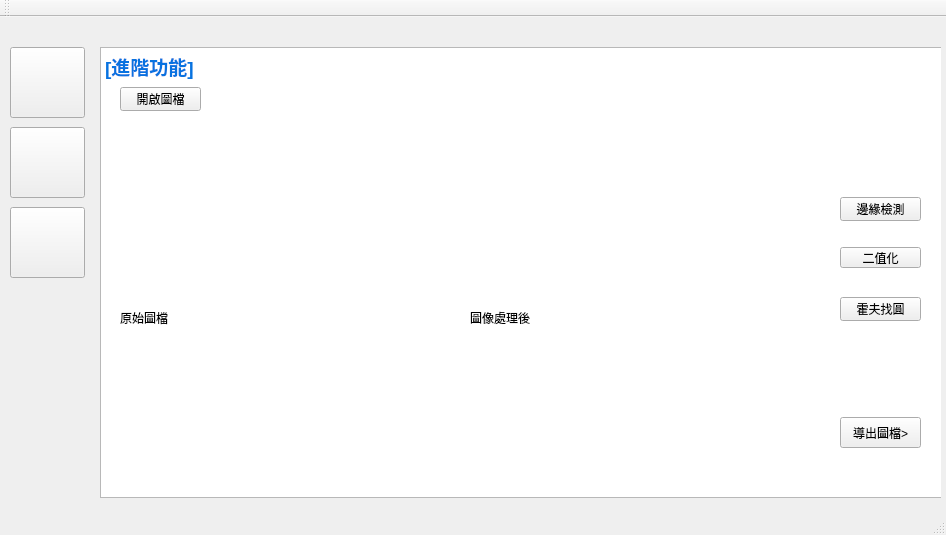
<?xml version="1.0" encoding="UTF-8"?>
<ui version="4.0">
 <class>mainwindow1Class</class>
 <widget class="QMainWindow" name="mainwindow1Class">
  <property name="geometry">
   <rect>
    <x>0</x>
    <y>0</y>
    <width>946</width>
    <height>535</height>
   </rect>
  </property>
  <property name="windowTitle">
   <string>mainwindow1</string>
  </property>
  <property name="iconSize">
   <size>
    <width>1000</width>
    <height>1000</height>
   </size>
  </property>
  <widget class="QWidget" name="centralWidget">
   <widget class="QStackedWidget" name="stackedWidget">
    <property name="geometry">
     <rect>
      <x>100</x>
      <y>30</y>
      <width>841</width>
      <height>451</height>
     </rect>
    </property>
    <property name="font">
     <font>
      <kerning>false</kerning>
     </font>
    </property>
    <property name="frameShape">
     <enum>QFrame::NoFrame</enum>
    </property>
    <property name="currentIndex">
     <number>2</number>
    </property>
    <widget class="QWidget" name="win1">
     <widget class="QTextBrowser" name="textBrowser">
      <property name="geometry">
       <rect>
        <x>0</x>
        <y>0</y>
        <width>841</width>
        <height>461</height>
       </rect>
      </property>
      <property name="autoFillBackground">
       <bool>true</bool>
      </property>
      <property name="inputMethodHints">
       <set>Qt::ImhNone</set>
      </property>
      <property name="html">
       <string>&lt;!DOCTYPE HTML PUBLIC &quot;-//W3C//DTD HTML 4.0//EN&quot; &quot;http://www.w3.org/TR/REC-html40/strict.dtd&quot;&gt;
&lt;html&gt;&lt;head&gt;&lt;meta name=&quot;qrichtext&quot; content=&quot;1&quot; /&gt;&lt;meta charset=&quot;utf-8&quot; /&gt;&lt;style type=&quot;text/css&quot;&gt;
p, li { white-space: pre-wrap; }
hr { height: 1px; border-width: 0; }
li.unchecked::marker { content: &quot;\2610&quot;; }
li.checked::marker { content: &quot;\2612&quot;; }
&lt;/style&gt;&lt;/head&gt;&lt;body style=&quot; font-family:'Microsoft JhengHei UI'; font-size:9pt; font-weight:400; font-style:normal;&quot;&gt;
&lt;p style=&quot; margin-top:0px; margin-bottom:0px; margin-left:0px; margin-right:0px; -qt-block-indent:0; text-indent:0px;&quot;&gt;&lt;span style=&quot; font-size:16pt; font-weight:700; color:#0872e0;&quot;&gt;[Home]&lt;/span&gt;&lt;span style=&quot; font-size:16pt; font-weight:700; color:#555555;&quot;&gt; 簡易圖像處理器&lt;/span&gt;&lt;/p&gt;
&lt;p style=&quot;-qt-paragraph-type:empty; margin-top:0px; margin-bottom:0px; margin-left:0px; margin-right:0px; -qt-block-indent:0; text-indent:0px; font-size:10pt; color:#555555;&quot;&gt;&lt;br /&gt;&lt;/p&gt;
&lt;p style=&quot;-qt-paragraph-type:empty; margin-top:0px; margin-bottom:0px; margin-left:0px; margin-right:0px; -qt-block-indent:0; text-indent:0px; color:#555555;&quot;&gt;&lt;br /&gt;&lt;/p&gt;
&lt;p style=&quot; margin-top:0px; margin-bottom:0px; margin-left:0px; margin-right:0px; -qt-block-indent:0; text-indent:0px;&quot;&gt;&lt;span style=&quot; font-size:10pt; color:#555555;&quot;&gt;操作說明:&lt;/span&gt;&lt;/p&gt;
&lt;p style=&quot;-qt-paragraph-type:empty; margin-top:0px; margin-bottom:0px; margin-left:0px; margin-right:0px; -qt-block-indent:0; text-indent:0px; font-size:10pt; color:#555555;&quot;&gt;&lt;br /&gt;&lt;/p&gt;
&lt;p style=&quot; margin-top:0px; margin-bottom:0px; margin-left:0px; margin-right:0px; -qt-block-indent:0; text-indent:0px;&quot;&gt;&lt;span style=&quot; font-size:10pt; color:#555555;&quot;&gt;1.開啟資料夾中圖檔&lt;/span&gt;&lt;/p&gt;
&lt;p style=&quot;-qt-paragraph-type:empty; margin-top:0px; margin-bottom:0px; margin-left:0px; margin-right:0px; -qt-block-indent:0; text-indent:0px; font-size:10pt; color:#555555;&quot;&gt;&lt;br /&gt;&lt;/p&gt;
&lt;p style=&quot; margin-top:0px; margin-bottom:0px; margin-left:0px; margin-right:0px; -qt-block-indent:0; text-indent:0px;&quot;&gt;&lt;span style=&quot; font-size:10pt; color:#555555;&quot;&gt;2.點擊功能按鈕,進行圖像處理 (灰化度、邊緣檢測、...)&lt;/span&gt;&lt;/p&gt;
&lt;p style=&quot;-qt-paragraph-type:empty; margin-top:0px; margin-bottom:0px; margin-left:0px; margin-right:0px; -qt-block-indent:0; text-indent:0px; font-size:10pt; color:#555555;&quot;&gt;&lt;br /&gt;&lt;/p&gt;
&lt;p style=&quot; margin-top:0px; margin-bottom:0px; margin-left:0px; margin-right:0px; -qt-block-indent:0; text-indent:0px;&quot;&gt;&lt;span style=&quot; font-size:10pt; color:#555555;&quot;&gt;3.可儲存編輯後的圖檔&lt;/span&gt;&lt;/p&gt;&lt;/body&gt;&lt;/html&gt;</string>
      </property>
      <property name="openLinks">
       <bool>true</bool>
      </property>
     </widget>
    </widget>
    <widget class="QWidget" name="win2">
     <widget class="QTextBrowser" name="textBrowser_2">
      <property name="geometry">
       <rect>
        <x>0</x>
        <y>0</y>
        <width>871</width>
        <height>451</height>
       </rect>
      </property>
      <property name="autoFillBackground">
       <bool>true</bool>
      </property>
      <property name="inputMethodHints">
       <set>Qt::ImhNone</set>
      </property>
      <property name="html">
       <string>&lt;!DOCTYPE HTML PUBLIC &quot;-//W3C//DTD HTML 4.0//EN&quot; &quot;http://www.w3.org/TR/REC-html40/strict.dtd&quot;&gt;
&lt;html&gt;&lt;head&gt;&lt;meta name=&quot;qrichtext&quot; content=&quot;1&quot; /&gt;&lt;meta charset=&quot;utf-8&quot; /&gt;&lt;style type=&quot;text/css&quot;&gt;
p, li { white-space: pre-wrap; }
hr { height: 1px; border-width: 0; }
li.unchecked::marker { content: &quot;\2610&quot;; }
li.checked::marker { content: &quot;\2612&quot;; }
&lt;/style&gt;&lt;/head&gt;&lt;body style=&quot; font-family:'Microsoft JhengHei UI'; font-size:9pt; font-weight:400; font-style:normal;&quot;&gt;
&lt;p style=&quot; margin-top:0px; margin-bottom:0px; margin-left:0px; margin-right:0px; -qt-block-indent:0; text-indent:0px;&quot;&gt;&lt;span style=&quot; font-size:14pt; font-weight:700; color:#0872e0;&quot;&gt;[初級功能]&lt;/span&gt;&lt;/p&gt;&lt;/body&gt;&lt;/html&gt;</string>
      </property>
      <property name="openLinks">
       <bool>true</bool>
      </property>
     </widget>
     <widget class="QPushButton" name="pushButton">
      <property name="geometry">
       <rect>
        <x>20</x>
        <y>40</y>
        <width>81</width>
        <height>24</height>
       </rect>
      </property>
      <property name="text">
       <string>開啟圖檔</string>
      </property>
     </widget>
     <widget class="QPushButton" name="pushButton_2">
      <property name="geometry">
       <rect>
        <x>750</x>
        <y>130</y>
        <width>81</width>
        <height>24</height>
       </rect>
      </property>
      <property name="text">
       <string>高斯模糊</string>
      </property>
     </widget>
     <widget class="QPushButton" name="pushButton_3">
      <property name="geometry">
       <rect>
        <x>750</x>
        <y>80</y>
        <width>81</width>
        <height>24</height>
       </rect>
      </property>
      <property name="text">
       <string>灰階</string>
      </property>
     </widget>
     <widget class="QPushButton" name="save_image">
      <property name="geometry">
       <rect>
        <x>750</x>
        <y>410</y>
        <width>81</width>
        <height>31</height>
       </rect>
      </property>
      <property name="text">
       <string>導出圖檔&gt;</string>
      </property>
     </widget>
     <widget class="QFrame" name="frame_2">
      <property name="geometry">
       <rect>
        <x>20</x>
        <y>80</y>
        <width>701</width>
        <height>351</height>
       </rect>
      </property>
      <property name="frameShape">
       <enum>QFrame::NoFrame</enum>
      </property>
      <property name="frameShadow">
       <enum>QFrame::Plain</enum>
      </property>
      <property name="lineWidth">
       <number>10</number>
      </property>
      <property name="midLineWidth">
       <number>10</number>
      </property>
      <widget class="QLabel" name="label">
       <property name="geometry">
        <rect>
         <x>0</x>
         <y>20</y>
         <width>321</width>
         <height>321</height>
        </rect>
       </property>
       <property name="text">
        <string>原始圖檔</string>
       </property>
      </widget>
      <widget class="QLabel" name="label_1">
       <property name="geometry">
        <rect>
         <x>350</x>
         <y>20</y>
         <width>321</width>
         <height>321</height>
        </rect>
       </property>
       <property name="text">
        <string>圖像處理後</string>
       </property>
      </widget>
     </widget>
    </widget>
    <widget class="QWidget" name="win3">
     <widget class="QTextBrowser" name="textBrowser_3">
      <property name="geometry">
       <rect>
        <x>0</x>
        <y>0</y>
        <width>871</width>
        <height>451</height>
       </rect>
      </property>
      <property name="autoFillBackground">
       <bool>true</bool>
      </property>
      <property name="inputMethodHints">
       <set>Qt::ImhNone</set>
      </property>
      <property name="html">
       <string>&lt;!DOCTYPE HTML PUBLIC &quot;-//W3C//DTD HTML 4.0//EN&quot; &quot;http://www.w3.org/TR/REC-html40/strict.dtd&quot;&gt;
&lt;html&gt;&lt;head&gt;&lt;meta name=&quot;qrichtext&quot; content=&quot;1&quot; /&gt;&lt;meta charset=&quot;utf-8&quot; /&gt;&lt;style type=&quot;text/css&quot;&gt;
p, li { white-space: pre-wrap; }
hr { height: 1px; border-width: 0; }
li.unchecked::marker { content: &quot;\2610&quot;; }
li.checked::marker { content: &quot;\2612&quot;; }
&lt;/style&gt;&lt;/head&gt;&lt;body style=&quot; font-family:'Microsoft JhengHei UI'; font-size:9pt; font-weight:400; font-style:normal;&quot;&gt;
&lt;p style=&quot; margin-top:0px; margin-bottom:0px; margin-left:0px; margin-right:0px; -qt-block-indent:0; text-indent:0px;&quot;&gt;&lt;span style=&quot; font-size:14pt; font-weight:700; color:#0872e0;&quot;&gt;[進階功能]&lt;/span&gt;&lt;/p&gt;&lt;/body&gt;&lt;/html&gt;</string>
      </property>
      <property name="openLinks">
       <bool>true</bool>
      </property>
     </widget>
     <widget class="QPushButton" name="save_image_2">
      <property name="geometry">
       <rect>
        <x>740</x>
        <y>370</y>
        <width>81</width>
        <height>31</height>
       </rect>
      </property>
      <property name="text">
       <string>導出圖檔&gt;</string>
      </property>
     </widget>
     <widget class="QPushButton" name="pushButton_8">
      <property name="geometry">
       <rect>
        <x>740</x>
        <y>250</y>
        <width>81</width>
        <height>24</height>
       </rect>
      </property>
      <property name="text">
       <string>霍夫找圓</string>
      </property>
     </widget>
     <widget class="QPushButton" name="pushButton_7">
      <property name="geometry">
       <rect>
        <x>740</x>
        <y>200</y>
        <width>81</width>
        <height>21</height>
       </rect>
      </property>
      <property name="text">
       <string>二值化</string>
      </property>
     </widget>
     <widget class="QPushButton" name="pushButton_4">
      <property name="geometry">
       <rect>
        <x>740</x>
        <y>150</y>
        <width>81</width>
        <height>24</height>
       </rect>
      </property>
      <property name="text">
       <string>邊緣檢測</string>
      </property>
     </widget>
     <widget class="QFrame" name="frame_3">
      <property name="geometry">
       <rect>
        <x>20</x>
        <y>90</y>
        <width>701</width>
        <height>351</height>
       </rect>
      </property>
      <property name="frameShape">
       <enum>QFrame::NoFrame</enum>
      </property>
      <property name="frameShadow">
       <enum>QFrame::Plain</enum>
      </property>
      <property name="lineWidth">
       <number>10</number>
      </property>
      <property name="midLineWidth">
       <number>10</number>
      </property>
      <widget class="QLabel" name="label_2">
       <property name="geometry">
        <rect>
         <x>0</x>
         <y>20</y>
         <width>321</width>
         <height>321</height>
        </rect>
       </property>
       <property name="text">
        <string>原始圖檔</string>
       </property>
      </widget>
      <widget class="QLabel" name="label_3">
       <property name="geometry">
        <rect>
         <x>350</x>
         <y>20</y>
         <width>321</width>
         <height>321</height>
        </rect>
       </property>
       <property name="text">
        <string>圖像處理後</string>
       </property>
      </widget>
     </widget>
     <widget class="QPushButton" name="pushButton_5">
      <property name="geometry">
       <rect>
        <x>20</x>
        <y>40</y>
        <width>81</width>
        <height>24</height>
       </rect>
      </property>
      <property name="text">
       <string>開啟圖檔</string>
      </property>
     </widget>
    </widget>
   </widget>
   <widget class="QFrame" name="frame">
    <property name="geometry">
     <rect>
      <x>10</x>
      <y>20</y>
      <width>81</width>
      <height>461</height>
     </rect>
    </property>
    <property name="frameShape">
     <enum>QFrame::NoFrame</enum>
    </property>
    <property name="frameShadow">
     <enum>QFrame::Plain</enum>
    </property>
    <property name="lineWidth">
     <number>3</number>
    </property>
    <widget class="QPushButton" name="show_win1">
     <property name="geometry">
      <rect>
       <x>0</x>
       <y>10</y>
       <width>75</width>
       <height>71</height>
      </rect>
     </property>
     <property name="text">
      <string/>
     </property>
     <property name="icon">
      <iconset>
       <normaloff>C:/Users/a9001/Downloads/icon-g6be787465_1280.png</normaloff>C:/Users/a9001/Downloads/icon-g6be787465_1280.png</iconset>
     </property>
     <property name="iconSize">
      <size>
       <width>90</width>
       <height>90</height>
      </size>
     </property>
    </widget>
    <widget class="QPushButton" name="show_win2">
     <property name="geometry">
      <rect>
       <x>0</x>
       <y>90</y>
       <width>75</width>
       <height>71</height>
      </rect>
     </property>
     <property name="text">
      <string/>
     </property>
     <property name="icon">
      <iconset>
       <normaloff>C:/Users/a9001/Downloads/setting_icon.png</normaloff>C:/Users/a9001/Downloads/setting_icon.png</iconset>
     </property>
     <property name="iconSize">
      <size>
       <width>90</width>
       <height>90</height>
      </size>
     </property>
    </widget>
    <widget class="QPushButton" name="show_win3">
     <property name="geometry">
      <rect>
       <x>0</x>
       <y>170</y>
       <width>75</width>
       <height>71</height>
      </rect>
     </property>
     <property name="text">
      <string/>
     </property>
     <property name="icon">
      <iconset>
       <normaloff>C:/Users/a9001/Downloads/flat-g0cb2ae7f4_1280.png</normaloff>C:/Users/a9001/Downloads/flat-g0cb2ae7f4_1280.png</iconset>
     </property>
     <property name="iconSize">
      <size>
       <width>50</width>
       <height>50</height>
      </size>
     </property>
    </widget>
   </widget>
  </widget>
  <widget class="QMenuBar" name="menuBar">
   <property name="geometry">
    <rect>
     <x>0</x>
     <y>0</y>
     <width>946</width>
     <height>22</height>
    </rect>
   </property>
  </widget>
  <widget class="QToolBar" name="mainToolBar">
   <attribute name="toolBarArea">
    <enum>TopToolBarArea</enum>
   </attribute>
   <attribute name="toolBarBreak">
    <bool>false</bool>
   </attribute>
  </widget>
  <widget class="QStatusBar" name="statusBar"/>
 </widget>
 <layoutdefault spacing="6" margin="11"/>
 <resources>
  <include location="mainwindow1.qrc"/>
 </resources>
 <connections/>
</ui>
